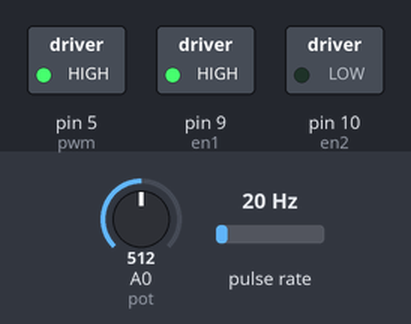
Simulated run of this sketch. Board: Arduino Uno, built with avr-gcc and run on an emulated ATmega328P. Shown: switched loads named in the sketch (green lamp = pin HIGH). Wiring (inferred from the names in the program): pulse sensor: data pin 2. The test bench sets the inputs (shaded band); at power-on: A0 (pot) = 512, pulse rate 20 Hz. What the sketch prints to the serial monitor is not drawn.

Above: at 0.3 s.
Timing chart, 0 to 1.8 s (numbered marks = the images above):
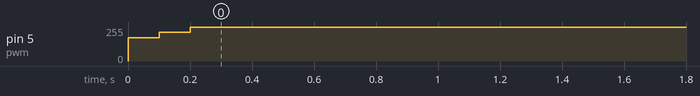

The sketch:

motor_pid.ino
```cpp
#include <PID_v1.h>

#define pot  A0
#define en1  9
#define en2 10
#define pwm 5
#define sensor 2

float temp;
float last=0;
volatile double increment=0;

double Kp=1.07, Ki=3.15, Kd=.0426;
double Setpoint = 0, Input = 0, Output;

PID benandkevinsSMALLPPID(&Input, &Output, &Setpoint, Kp, Ki, Kd, DIRECT);

void setup() {
  // put your setup code here, to run once:
  Serial.begin(115200);

  pinMode(en1, OUTPUT);
  pinMode(en2, OUTPUT);
  pinMode(pwm, OUTPUT);
  pinMode(sensor, INPUT);

  digitalWrite(en1, HIGH);
  digitalWrite(en2, LOW);

  attachInterrupt(digitalPinToInterrupt(sensor), counter, RISING);

  benandkevinsSMALLPPID.SetMode(AUTOMATIC);
}

void loop() {

  //Setpoint=analogRead(pot)/4.016;

  if( millis() - last > 100)
  {
    double rpm = calculate_rpm();
    Serial.print(rpm);
    Serial.print(", ");
    Serial.println(map(analogRead(pot),0,1024,0,100));
    Input = map(rpm,0,90,0,255);
    //Input = map(calculate_rpm()/5000,0,1,0,255);
  }

  Setpoint = map(analogRead(pot),0,1024,0,255);
  benandkevinsSMALLPPID.Compute();
  analogWrite(pwm, Output);

 // analogWrite(pwm, Output);
}

void counter()
{
  ++increment;
}

double calculate_rpm()
{
  double rpm = increment / 30* 1000 / (millis()-last);
  increment = 0;
  last = millis();
  return rpm;
}
```

Measured:
- by itself, pin 5 (pwm): 0/255 → 175/255 at 0.00 s, → 215/255 0.10 s later, → 255/255 0.10 s later
